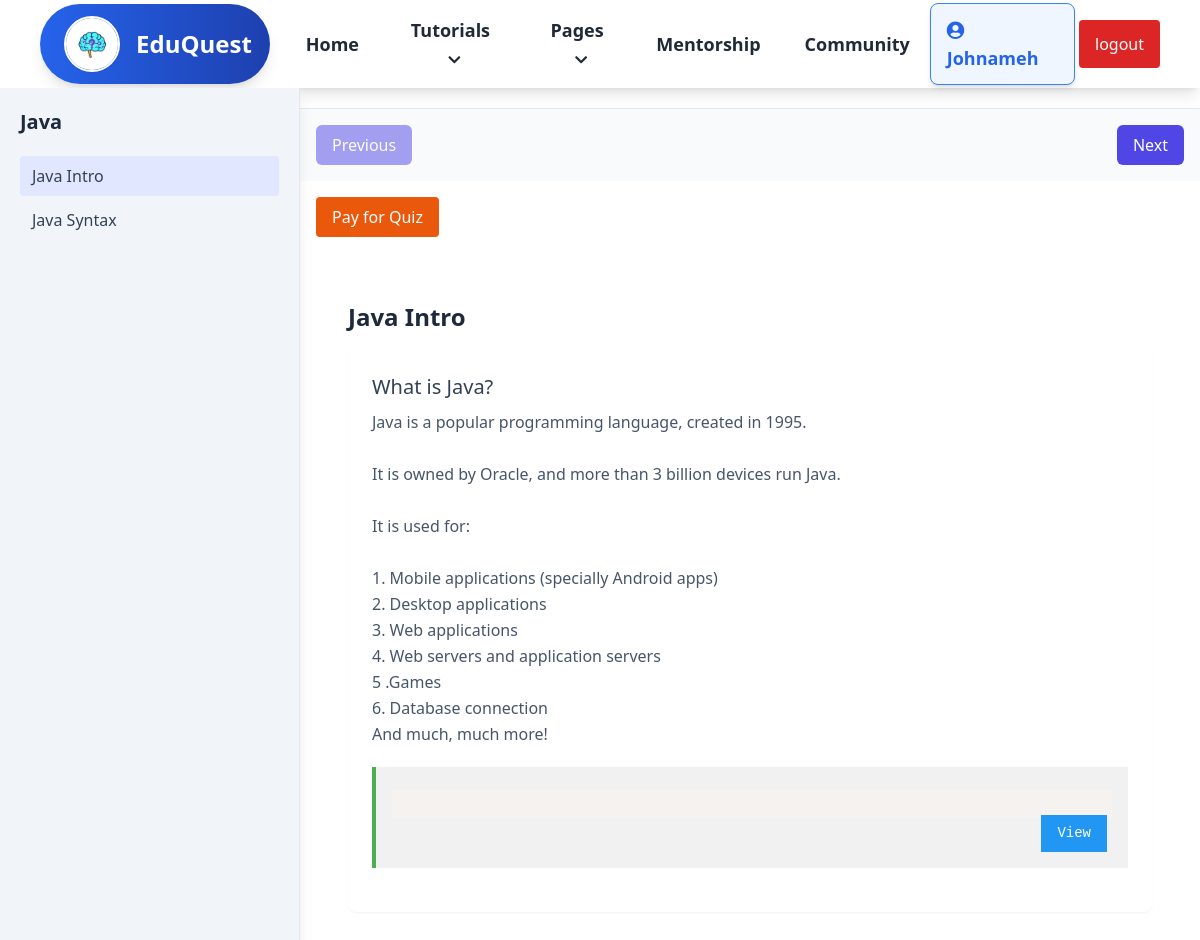
The page /details/view_courses.php?course_id=10 (signed in) on the database its author committed.
### tables this page shows
CREATE TABLE `users` (
  `id` int(100) NOT NULL,
  `user_id` varchar(30) NOT NULL,
  `username` varchar(30) NOT NULL,
  `name` varchar(50) NOT NULL,
  `email` varchar(50) NOT NULL,
  `password` varchar(255) NOT NULL,
  `bio` varchar(255) NOT NULL,
  `image_path` varchar(255) NOT NULL,
  `account_type` varchar(30) NOT NULL,
  `badge` varchar(255) NOT NULL,
  `score` int(11) NOT NULL DEFAULT 0,
  `level` int(11) DEFAULT 1,
  `completed_courses` text DEFAULT '[]',
  `fb` varchar(50) NOT NULL,
  `tw` varchar(50) NOT NULL,
  `yt` varchar(50) NOT NULL,
  `date` date DEFAULT NULL,
  `is_active` tinyint(1) DEFAULT 0,
  `signup_date` datetime DEFAULT current_timestamp()
);

CREATE TABLE `courses` (
  `id` int(11) NOT NULL,
  `name` varchar(255) NOT NULL,
  `description` text NOT NULL,
  `image` varchar(255) NOT NULL,
  `created_at` timestamp NOT NULL DEFAULT current_timestamp(),
  `is_premium` tinyint(1) DEFAULT 0
);

CREATE TABLE `sections` (
  `id` int(11) NOT NULL,
  `course_id` int(11) NOT NULL,
  `section_title` varchar(255) NOT NULL,
  `created_at` timestamp NOT NULL DEFAULT current_timestamp()
);

CREATE TABLE `subtitles` (
  `id` int(11) NOT NULL,
  `section_id` int(11) NOT NULL,
  `subtitle` varchar(255) NOT NULL,
  `content` text NOT NULL,
  `code_snippet` text DEFAULT NULL
);

### details/assets/user_auth.php (called while the page is built)
<?php
function getUser(){
    $userId = $_SESSION['auth'];
    $query = "SELECT * from users where user_id = '$userId' LIMIT 1";
    $DB = new Database();
    $result = $DB->read($query);
    if ($result){
        $user_data = $result[0];
        return $user_data;
    }
}

### details/php/db.php (called while the page is built, shortened)
<?php
class Database
{
    private $host = "localhost";
    private $username = "root";
    private $password = "";
    private $db = "learning_app";
    function connect()
    {
        $connection = mysqli_connect($this->host, $this->username, $this->password, $this->db);
        return $connection;
    }
    function read($query)
    {
        $conn = $this->connect();
        $result = mysqli_query($conn, $query);
        $data = [];
        while ($row = mysqli_fetch_assoc($result)) {
            $data[] = $row;
        }
        return $data;
    }
}

### details/view_courses.php (the view, shortened to what this page needs)
<?php
include("./assets/header_pages.php");
$conn = new mysqli("localhost", "root", "", "learning_app");
$user_data = getUser();
if (isset($_GET['course_id'])) {
    $course_id = intval($_GET['course_id']);
    $course_query = $conn->query("SELECT * FROM courses WHERE id = $course_id");
    $course = $course_query->fetch_assoc();
    $sections_query = $conn->query("SELECT * FROM sections WHERE course_id = $course_id ORDER BY id ASC");
} else {
    echo "No course selected.";
    exit;
}
$quiz_payment_check = $conn->prepare("SELECT * FROM quiz_payments WHERE user_id = ? AND course_id = ? AND payment_status = 'completed'");
$quiz_payment_check->bind_param("ii", $user_data['id'], $course_id);
$quiz_payment_check->execute();
$quiz_payment_result = $quiz_payment_check->get_result();
$has_paid_for_quiz = $quiz_payment_result->num_rows > 0;
?>
<!DOCTYPE html>
<html lang="en">
<head>
    <link href="https://cdn.jsdelivr.net/npm/prismjs@1.29.0/themes/prism.css" rel="stylesheet">
    <script src="https://cdn.tailwindcss.com"></script>
</head>
<body class="font-sans bg-white">
    <div class="flex h-screen overflow-hidden">
        <aside id="sidebar" class="fixed md:relative w-64 md:w-1/4 bg-slate-100 h-screen overflow-y-auto transform -translate-x-full md:translate-x-0 transition-transform duration-300 ease-in-out z-50 border-r border-slate-200 shadow-lg">
            <div class="p-5 relative">
                <h2 class="text-xl font-bold sm:text-normal mb-5 text-slate-800"><?= $course['name'] ?></h2>
                <ul>
                    <?php while ($section = $sections_query->fetch_assoc()): ?>
                        <li class="mb-1">
                            <button data-tab="section-<?= $section['id'] ?>"
                                class="focus:outline-none focus:ring-2 focus:ring-indigo-500 block w-full text-left px-3 py-2 text-slate-700 hover:bg-indigo-50 rounded transition duration-150">
                                <?= $section['section_title'] ?>
                            </button>
                        </li>
                    <?php endwhile; ?>
                </ul>
            </div>
        </aside>
        <main class="flex-1 flex flex-col bg-white min-h-screen overflow-hidden mt-5">
            <div class="flex justify-between items-center p-4 bg-slate-50 border-t border-slate-200">
                <button id="prevTab"
                    class="px-4 py-2 bg-indigo-600 text-white rounded-md hover:bg-indigo-700 focus:outline-none focus:ring-2 focus:ring-indigo-500 transition duration-150 disabled:opacity-50 disabled:cursor-not-allowed"
                    aria-label="Previous Tab"
                    disabled>
                    Previous
                </button>
                <button id="nextTab"
                    class="px-4 py-2 bg-indigo-600 text-white rounded-md hover:bg-indigo-700 focus:outline-none focus:ring-2 focus:ring-indigo-500 transition duration-150 disabled:opacity-50 disabled:cursor-not-allowed"
                    aria-label="Next Tab">
                    Next
                </button>
            </div>
            <div class="flex justify-between items-center p-4">
                <?php if ($has_paid_for_quiz): ?>
                    <a href="quiz.php?course_id=<?= isset($course['id']) ? htmlspecialchars($course['id']) : '' ?>"
                        target="_blank" class="inline-block px-6 py-3 text-white bg-gradient-to-r from-blue-500 to-indigo-600 rounded-lg shadow-md hover:from-indigo-600 hover:to-blue-500 focus:outline-none focus:ring-2 focus:ring-blue-400">
                        Take Quiz
                    </a>
                <?php else: ?>
                    <a href="./quiz_payment.php?course_id=<?= isset($course['id']) ? htmlspecialchars($course['id']) : '' ?>"
                        class="bg-orange-600 text-white px-4 py-2 rounded hover:bg-orange-700 cursor-pointer">
                        Pay for Quiz
                    </a>
                <?php endif; ?>
            </div>
            <div class="flex-1 overflow-y-auto p-4">
                <?php
                $sections_query->data_seek(0);
                while ($section = $sections_query->fetch_assoc()):
                    $subtitles_query = $conn->query("SELECT * FROM subtitles WHERE section_id = {$section['id']} ORDER BY id ASC");
                ?>
                    <section id="section-<?= $section['id'] ?>" data-content class="hidden p-8">
                        <h2 class="text-2xl font-semibold mb-4 text-slate-800"><?= $section['section_title'] ?></h2>
                        <?php while ($subtitle = $subtitles_query->fetch_assoc()): ?>
                            <article class="mb-8 bg-white rounded-lg shadow-sm p-6">
                                <h3 class="text-xl font-medium text-slate-700 mb-2"><?= $subtitle['subtitle'] ?></h3>
                                <p class="text-slate-600 leading-relaxed mb-4"><?= nl2br($subtitle['content']) ?></p>
                                <div class="w3-code">
                                    <pre><code class="language-php overflow-x-auto overflow-y-auto"><?= htmlspecialchars($subtitle['code_snippet']) ?></code></pre>
                                    <a href="view_code.php?course_id=<?= htmlspecialchars($course['id']) ?>&section_id=<?= htmlspecialchars($subtitle['id']) ?>" target="_blank" class="w3-viewbutton">View</a>
                                </div>
                            </article>
                        <?php endwhile; ?>
                    </section>
                <?php endwhile; ?>
            </div>
        </main>
    </div>
</body>
</html>

### details/assets/header_pages.php (shortened to what this page needs)
<?php
include("./assets/user_auth.php");
$user_data = getUser();
?>
<!DOCTYPE html>
<html lang="en">
<head>
    <script src="https://cdn.tailwindcss.com"></script>
    <link href="https://cdnjs.cloudflare.com/ajax/libs/font-awesome/5.15.3/css/all.min.css" rel="stylesheet" />
</head>
<body>
    <nav id="content" class="hidden bg-white shadow-lg">
        <div class="max-w-6xl mx-auto px-4">
            <div class="flex justify-between">
                <div class="flex space-x-4">
                    <div class="flex items-center justify-center">
                        <span class="flex items-center mx-auto py-3 px-6 rounded-full shadow-lg bg-gradient-to-r from-blue-600 to-blue-800">
                            <img
                                alt="EduQuest Logo"
                                class="w-14 h-14 rounded-full border-2 border-white shadow-sm"
                                src="./img/brain.jpg" />
                            <span class="ml-4 text-2xl font-bold text-white">
                                EduQuest
                            </span>
                        </span>
                    </div>
                    <div class="hidden lg:flex items-center space-x-1">
                        <a class="py-4 px-5 text-gray-800 hover:text-blue-600 transition-all duration-300 ease-in-out font-semibold text-lg" href="../dashboard.php">
                            Home
                        </a>
                        <div class="relative" id="dropdown">
                            <button onclick="toggleDropdown()" class="py-4 px-5 text-gray-800 hover:text-blue-600 transition-all duration-300 ease-in-out font-semibold text-lg focus:outline-none">
                                Tutorials
                                <i class="fas fa-chevron-down ml-2 text-sm"></i>
                            </button>
                        </div>
                        <div class="relative">
                            <button id="pagesDropdownButton" class="py-4 px-5 text-gray-800 hover:text-blue-600 transition-all duration-300 ease-in-out font-semibold text-lg focus:outline-none">
                                Pages
                                <i class="fas fa-chevron-down ml-2 text-sm"></i>
                            </button>
                        </div>
                        <a class="py-4 px-5 text-gray-800 hover:text-blue-600 transition-all duration-300 ease-in-out font-semibold text-lg" href="../pages/Learner_Mentor.php">
                            Mentorship
                        </a>
                        <a class="py-4 px-5 text-gray-800 hover:text-blue-600 transition-all duration-300 ease-in-out font-semibold text-lg" href="../forum/index.php">
                            Community
                        </a>
                    </div>
                </div>
                <div class="lg:flex items-center space-x-1 hidden">
                    <a href="../profile_page.php" class="flex items-center gap-4 py-3 px-4 rounded-lg shadow-md border border-blue-500 bg-blue-50 hover:bg-blue-100 hover:shadow-lg transition-all duration-300 ease-in-out space-x-3">
                        <span class="text-lg font-semibold text-blue-600 hover:text-blue-800">
                            <i class="fas fa-user-circle text-gray pe-2"></i><?= $user_data['username'] ?>
                        </span>
                    </a>
                    <a class="py-3 px-4 bg-red-600 text-white rounded hover:bg-red-500" href="../logout.php">
                        logout
                    </a>
                </div>
            </div>
        </div>
    </nav>
</body>
</html>

### details/view_courses.php (style rules this page uses)
.w3-code { background-color: #f1f1f1; border-left: 4px solid #4CAF50; padding: 16px; overflow: auto; font-family: Consolas, "Courier New", monospace; font-size: 14px; line-height: 1.5; color: #000; margin: 20px 0; }
.w3-viewbutton { background-color: #2196F3; color: white; border: none; padding: 8px 16px; font-size: 14px; cursor: pointer; float: right; margin-top: -10px; margin-right: 5px; }

### rows shown on the page
users: username "Johnameh"
courses: name "Java"
sections: section_title "Java Intro"
sections: section_title "Java Syntax"
subtitles: subtitle "What is Java?", content "Java is a popular programming language, created in 1995. It is owned by Oracle, and more than 3 billion devices run Java. It is used for: 1. Mobile applications (specially Android apps) 2. Desktop applications 3. Web applications 4. Web servers and application servers 5 .Games 6. Database connection And much, much more!"
